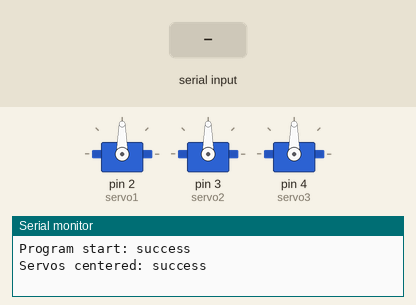
Bench run of a sketch on a simulated Arduino Uno, built with avr-gcc and run on an emulated ATmega328P. On the bench: 3 × servo, the last lines printed to the serial monitor. Inputs (shaded band) come from the test bench.

Above: at 3.2 s.
3.3 s: "90,45,200\n" received over Serial
At 4.1 s:
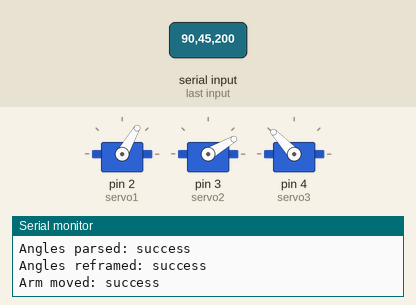
4.8 s: "30,150,10\n" received over Serial
At 5.2 s:
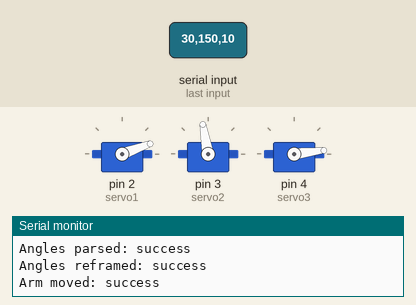
6.3 s: "1,90,45\n" received over Serial
At 7.5 s:
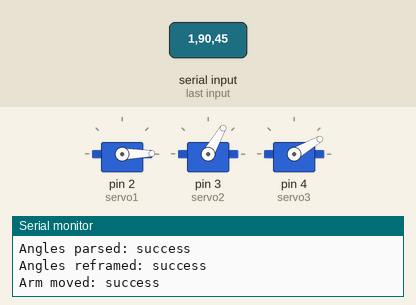
Timing chart, 0 to 9.3 s (numbered marks = the images above; inputs shaded):
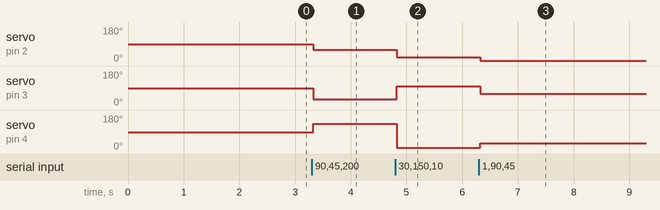

Measured:
- after the input at 3.3 s, servo on pin 2 (servo1): 90° → 60° at once; servo on pin 3 (servo2): 90° → 30° at once; servo on pin 4 (servo3): 90° → 133° at once
- after the input at 4.8 s, servo on pin 2 (servo1): 60° → 20° at once; servo on pin 3 (servo2): 30° → 100° at once; servo on pin 4 (servo3): 133° → 7° at once
- after the input at 6.3 s, servo on pin 2 (servo1): 20° → 1° at once; servo on pin 3 (servo2): 100° → 60° at once; servo on pin 4 (servo3): 7° → 30° at once

The sketch:

armWithSerial.ino
```cpp
#include <Servo.h>

Servo servo1;
Servo servo2;
Servo servo3;

bool gripperAttached = false;
Servo gripperServo;

// RDS51150SG servo: 500-2500μs = 270°, center at 1500μs
const int US_MIN = 500;
const int US_MAX = 2500;

void setup() {
  Serial.begin(9600);
  Serial.println("Program start: success");

  servo1.attach(2, US_MIN, US_MAX);
  servo2.attach(3, US_MIN, US_MAX);
  servo3.attach(4, US_MIN, US_MAX);

  // Uncomment the next line ONLY if you have a gripper servo wired to pin 5
  // gripperServo.attach(5); gripperAttached = true;

  // 270° servos: 0°→500μs, 135°(center)→1500μs, 270°→2500μs
  servo1.writeMicroseconds(1500);
  servo2.writeMicroseconds(1500);
  servo3.writeMicroseconds(1500);
  delay(2000);

  Serial.println("Servos centered: success");
}

void loop() {
  if (Serial.available() > 0) {
    String data = Serial.readStringUntil('\n');
    data.trim();

    if (data == "GRIP") {
      Serial.println("Grip command received");
      if (gripperAttached) {
        gripperServo.writeMicroseconds(2000);
        delay(500);
      }
      Serial.println("Gripper activated: success");
      return;
    }

    Serial.println("Angles received: success");

    int commaIndex = data.indexOf(',');
    int commaIndex2 = data.indexOf(',', commaIndex + 1);

    if (commaIndex > 0 && commaIndex2 > 0) {
      String first = data.substring(0, commaIndex);
      String second = data.substring(commaIndex + 1, commaIndex2);
      String third = data.substring(commaIndex2 + 1);

      Serial.println("Angles parsed: success");

      int theta1 = first.toInt();
      int theta2 = second.toInt();
      int theta3 = third.toInt();

      theta1 = constrain(theta1, 0, 270);
      theta2 = constrain(theta2, 0, 270);
      theta3 = constrain(theta3, 0, 270);

      int us1 = map(theta1, 0, 270, US_MIN, US_MAX);
      int us2 = map(theta2, 0, 270, US_MIN, US_MAX);
      int us3 = map(theta3, 0, 270, US_MIN, US_MAX);

      Serial.println("Angles reframed: success");

      servo1.writeMicroseconds(us1);
      servo2.writeMicroseconds(us2);
      servo3.writeMicroseconds(us3);
      delay(15);

      Serial.println("Arm moved: success");
    }
  }
}
```
